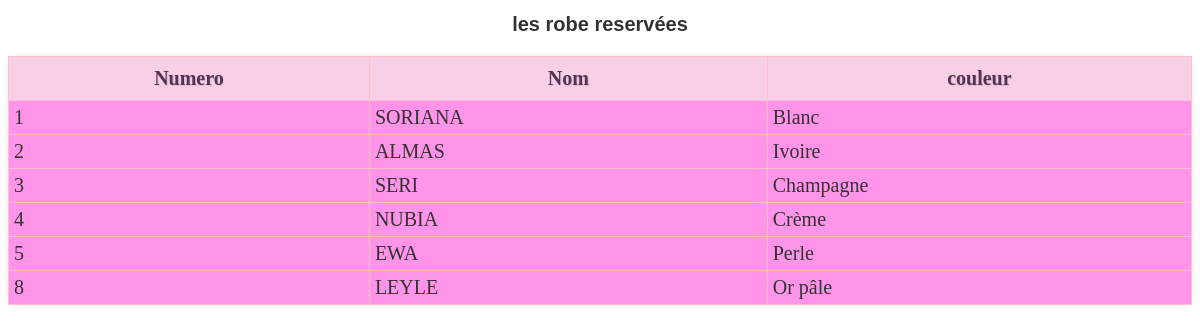
The page /Dashboard/list/List1.php on the database its author committed.
### tables this page shows
CREATE TABLE `robe` (
  `numrobe` int(11) NOT NULL,
  `nom` varchar(20) NOT NULL,
  `couleur` varchar(20) NOT NULL,
  `status` int(1) NOT NULL
);

### Dashboard/list/List1.php (the view, shortened to what this page needs)
<!DOCTYPE html>
<html>
<head>
  <link rel="stylesheet" href="liste.css">
</head>
<body>
<?php
$servername = "localhost";
$username = "root";
$password = "";
$dbname = "thehouserb";
$conn = new mysqli($servername, $username, $password, $dbname);
$req = "SELECT numrobe, nom, couleur FROM robe WHERE status = 1";
$result = mysqli_query($conn,$req);
if (mysqli_num_rows($result) > 0) {
  echo "<h1> les robe reservées</h1>";
  echo "<table>";
  echo "<tr><th>Numero</th><th>Nom</th><th>couleur</th></tr>";
  while($row = mysqli_fetch_array($result))
  {
    echo "<tr>";
    echo "<td>" . $row["numrobe"] . "</td>";
    echo "<td>" . $row["nom"] . "</td>";
    echo "<td>" . $row["couleur"] . "</td>";
    echo "</tr>";
  }
  echo "</table>";
}
else {
  echo "No available robes found.";
}
?>
</body>
</html>

### Dashboard/list/liste.css (style rules this page uses)
table { border-collapse: collapse; width: 100%; margin: 20px auto; border-radius: 10px; box-shadow: 0 0 5px rgba(0, 0, 0, 0.1); font-size: 20px; }
h1 { text-align: center; margin-bottom: 20px; color: #333; font-family: 'Arial', sans-serif; font-size: 20px; font-weight: bold; }
th { background-color: #f8d0e6; padding: 10px; text-align: center; border: 1px solid #ffc0cb; color: #553355; font-weight: bold; text-shadow: 1px 1px 1px rgba(0, 0, 0, 0.1); }
td { padding: 5px; border: 1px solid #ffc0cb; text-align: left; color: #333; }
body { background-color: #ffffff; }

### rows shown on the page
robe: numrobe "1", nom "SORIANA", couleur "Blanc"
robe: numrobe "2", nom "ALMAS", couleur "Ivoire"
robe: numrobe "3", nom "SERI", couleur "Champagne"
robe: numrobe "4", nom "NUBIA", couleur "Crème"
robe: numrobe "5", nom "EWA", couleur "Perle"
robe: numrobe "8", nom "LEYLE", couleur "Or pâle"
